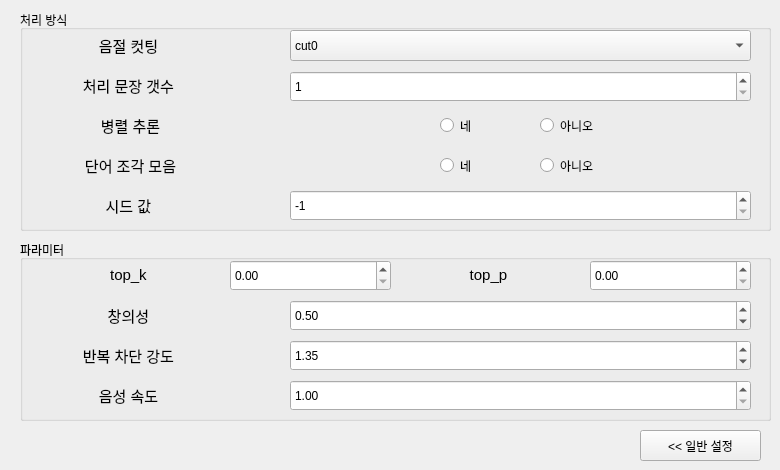
         <widget class="QWidget" name="page_4">
          <widget class="QGroupBox" name="LLMOutputInGroupBox_7">
           <property name="geometry">
            <rect>
             <x>20</x>
             <y>240</y>
             <width>751</width>
             <height>181</height>
            </rect>
           </property>
           <property name="title">
            <string>파라미터</string>
           </property>
           <widget class="QLabel" name="TopKLabel">
            <property name="geometry">
             <rect>
              <x>10</x>
              <y>20</y>
              <width>201</width>
              <height>31</height>
             </rect>
            </property>
            <property name="toolTip">
             <string>낮을수록 예측 가능한 결과가 나옵니다.</string>
            </property>
            <property name="whatsThis">
             <string/>
            </property>
            <property name="text">
             <string>&lt;html&gt;&lt;head/&gt;&lt;body&gt;&lt;p align=&quot;center&quot;&gt;&lt;span style=&quot; font-size:11pt;&quot;&gt;top_k 
&lt;/span&gt;&lt;/p&gt;&lt;/body&gt;&lt;/html&gt;</string>
            </property>
           </widget>
           <widget class="QLabel" name="TopPLabel">
            <property name="geometry">
             <rect>
              <x>370</x>
              <y>20</y>
              <width>201</width>
              <height>31</height>
             </rect>
            </property>
            <property name="toolTip">
             <string>1에 가까울수록 다양성이 높아집니다.</string>
            </property>
            <property name="whatsThis">
             <string/>
            </property>
            <property name="text">
             <string>&lt;html&gt;&lt;head/&gt;&lt;body&gt;&lt;p align=&quot;center&quot;&gt;&lt;span style=&quot; font-size:11pt;&quot;&gt;top_p
&lt;/span&gt;&lt;/p&gt;&lt;/body&gt;&lt;/html&gt;</string>
            </property>
           </widget>
           <widget class="QLabel" name="TemperatureLabel">
            <property name="geometry">
             <rect>
              <x>10</x>
              <y>60</y>
              <width>201</width>
              <height>31</height>
             </rect>
            </property>
            <property name="toolTip">
             <string>출력의 무작위성을 조절합니다. 1보다 높으면 더 무작위적이고 창의적인 결과가, 1보다 낮으면 더 결정론적이고 일관된 결과가 나옵니다.</string>
            </property>
            <property name="whatsThis">
             <string/>
            </property>
            <property name="text">
             <string>&lt;html&gt;&lt;head/&gt;&lt;body&gt;&lt;p align=&quot;center&quot;&gt;&lt;span style=&quot; font-size:11pt;&quot;&gt;창의성
&lt;/span&gt;&lt;/p&gt;&lt;/body&gt;&lt;/html&gt;</string>
            </property>
           </widget>
           <widget class="QLabel" name="RepetitionPenaltyLabel">
            <property name="geometry">
             <rect>
              <x>10</x>
              <y>100</y>
              <width>201</width>
              <height>31</height>
             </rect>
            </property>
            <property name="toolTip">
             <string>T2S(Text-to-Semantic) 모델에서 동일한 단어나 구문이 반복되는 것을 방지하기 위한 패널티 값입니다. 1.0보다 큰 값을 사용합니다.</string>
            </property>
            <property name="whatsThis">
             <string/>
            </property>
            <property name="text">
             <string>&lt;html&gt;&lt;head/&gt;&lt;body&gt;&lt;p align=&quot;center&quot;&gt;&lt;span style=&quot; font-size:11pt;&quot;&gt;반복 차단 강도
&lt;/span&gt;&lt;/p&gt;&lt;/body&gt;&lt;/html&gt;</string>
            </property>
           </widget>
           <widget class="QLabel" name="SpeedFactorLabel">
            <property name="geometry">
             <rect>
              <x>10</x>
              <y>140</y>
              <width>201</width>
              <height>31</height>
             </rect>
            </property>
            <property name="toolTip">
             <string>합성될 오디오의 속도를 조절합니다. 1.0이 기본값이며, 1.0보다 크면 빨라지고 작으면 느려집니다.</string>
            </property>
            <property name="whatsThis">
             <string/>
            </property>
            <property name="text">
             <string>&lt;html&gt;&lt;head/&gt;&lt;body&gt;&lt;p align=&quot;center&quot;&gt;&lt;span style=&quot; font-size:11pt;&quot;&gt;음성 속도
&lt;/span&gt;&lt;/p&gt;&lt;/body&gt;&lt;/html&gt;</string>
            </property>
           </widget>
           <widget class="QDoubleSpinBox" name="TopKSpinBox">
            <property name="geometry">
             <rect>
              <x>210</x>
              <y>20</y>
              <width>161</width>
              <height>31</height>
             </rect>
            </property>
            <property name="singleStep">
             <double>0.010000000000000</double>
            </property>
           </widget>
           <widget class="QDoubleSpinBox" name="TopPSpinBox">
            <property name="geometry">
             <rect>
              <x>570</x>
              <y>20</y>
              <width>161</width>
              <height>31</height>
             </rect>
            </property>
            <property name="singleStep">
             <double>0.010000000000000</double>
            </property>
           </widget>
           <widget class="QDoubleSpinBox" name="TemperatureSpinBox">
            <property name="geometry">
             <rect>
              <x>270</x>
              <y>60</y>
              <width>461</width>
              <height>31</height>
             </rect>
            </property>
            <property name="singleStep">
             <double>0.100000000000000</double>
            </property>
            <property name="value">
             <double>0.500000000000000</double>
            </property>
           </widget>
           <widget class="QDoubleSpinBox" name="RepetitionPenaltySpinBox">
            <property name="geometry">
             <rect>
              <x>270</x>
              <y>100</y>
              <width>461</width>
              <height>31</height>
             </rect>
            </property>
            <property name="minimum">
             <double>1.000000000000000</double>
            </property>
            <property name="singleStep">
             <double>0.010000000000000</double>
            </property>
            <property name="value">
             <double>1.350000000000000</double>
            </property>
           </widget>
           <widget class="QDoubleSpinBox" name="SpeedFactorSpinBox">
            <property name="geometry">
             <rect>
              <x>270</x>
              <y>140</y>
              <width>461</width>
              <height>31</height>
             </rect>
            </property>
            <property name="minimum">
             <double>1.000000000000000</double>
            </property>
            <property name="singleStep">
             <double>0.100000000000000</double>
            </property>
            <property name="value">
             <double>1.000000000000000</double>
            </property>
           </widget>
          </widget>
          <widget class="QGroupBox" name="LLMOutputInGroupBox_5">
           <property name="geometry">
            <rect>
             <x>20</x>
             <y>10</y>
             <width>751</width>
             <height>221</height>
            </rect>
           </property>
           <property name="title">
            <string>처리 방식</string>
           </property>
           <widget class="QLabel" name="TextSplitMethodLabel">
            <property name="geometry">
             <rect>
              <x>10</x>
              <y>20</y>
              <width>201</width>
              <height>31</height>
             </rect>
            </property>
            <property name="toolTip">
             <string>긴 텍스트를 어떻게 나눌지 결정하는 방법입니다.</string>
            </property>
            <property name="whatsThis">
             <string/>
            </property>
            <property name="text">
             <string>&lt;html&gt;&lt;head/&gt;&lt;body&gt;&lt;p align=&quot;center&quot;&gt;&lt;span style=&quot; font-size:11pt;&quot;&gt;음절 컷팅
&lt;/span&gt;&lt;/p&gt;&lt;/body&gt;&lt;/html&gt;</string>
            </property>
           </widget>
           <widget class="QComboBox" name="TextSplitMethodComboBox">
            <property name="geometry">
             <rect>
              <x>270</x>
              <y>20</y>
              <width>461</width>
              <height>31</height>
             </rect>
            </property>
            <property name="toolTip">
             <string>기본값은 auto_cut 입니다.</string>
            </property>
            <property name="whatsThis">
             <string/>
            </property>
            <item>
             <property name="text">
              <string>cut0</string>
             </property>
            </item>
            <item>
             <property name="text">
              <string>cut1</string>
             </property>
            </item>
            <item>
             <property name="text">
              <string>cut2</string>
             </property>
            </item>
            <item>
             <property name="text">
              <string>cut3</string>
             </property>
            </item>
            <item>
             <property name="text">
              <string>cut4</string>
             </property>
            </item>
            <item>
             <property name="text">
              <string>cut5</string>
             </property>
            </item>
           </widget>
           <widget class="QLabel" name="BatchSizeLabel">
            <property name="geometry">
             <rect>
              <x>10</x>
              <y>60</y>
              <width>201</width>
              <height>31</height>
             </rect>
            </property>
            <property name="toolTip">
             <string>추론 시 한 번에 처리할 텍스트 조각의 수입니다.</string>
            </property>
            <property name="whatsThis">
             <string/>
            </property>
            <property name="text">
             <string>&lt;html&gt;&lt;head/&gt;&lt;body&gt;&lt;p align=&quot;center&quot;&gt;&lt;span style=&quot; font-size:11pt;&quot;&gt;처리 문장 갯수
&lt;/span&gt;&lt;/p&gt;&lt;/body&gt;&lt;/html&gt;</string>
            </property>
           </widget>
           <widget class="QWidget" name="ParallelInferWidget" native="true">
            <property name="geometry">
             <rect>
              <x>270</x>
              <y>100</y>
              <width>461</width>
              <height>31</height>
             </rect>
            </property>
            <widget class="QRadioButton" name="ParallelInferRadioButtonNo">
             <property name="geometry">
              <rect>
               <x>250</x>
               <y>0</y>
               <width>81</width>
               <height>31</height>
              </rect>
             </property>
             <property name="text">
              <string>아니오</string>
             </property>
             <property name="checkable">
              <bool>true</bool>
             </property>
             <property name="checked">
              <bool>false</bool>
             </property>
            </widget>
            <widget class="QRadioButton" name="ParallelInferRadioButtonYes">
             <property name="geometry">
              <rect>
               <x>150</x>
               <y>0</y>
               <width>71</width>
               <height>31</height>
              </rect>
             </property>
             <property name="text">
              <string>네</string>
             </property>
            </widget>
           </widget>
           <widget class="QLabel" name="ParallelInferLabel">
            <property name="geometry">
             <rect>
              <x>30</x>
              <y>100</y>
              <width>161</width>
              <height>31</height>
             </rect>
            </property>
            <property name="toolTip">
             <string>멀티코어 시스템에서 처리 속도가 빨라질 수 있습니다.</string>
            </property>
            <property name="text">
             <string>&lt;html&gt;&lt;head/&gt;&lt;body&gt;&lt;p align=&quot;center&quot;&gt;&lt;span style=&quot; font-size:11pt;&quot;&gt;병렬 추론&lt;/span&gt;&lt;/p&gt;&lt;/body&gt;&lt;/html&gt;</string>
            </property>
           </widget>
           <widget class="QLabel" name="SplitBucketLabel">
            <property name="geometry">
             <rect>
              <x>30</x>
              <y>140</y>
              <width>161</width>
              <height>31</height>
             </rect>
            </property>
            <property name="toolTip">
             <string>비슷한 길이의 텍스트 조각들을 그룹화(버킷)하여 처리 효율을 높일지 여부입니다.</string>
            </property>
            <property name="text">
             <string>&lt;html&gt;&lt;head/&gt;&lt;body&gt;&lt;p align=&quot;center&quot;&gt;&lt;span style=&quot; font-size:11pt;&quot;&gt;단어 조각 
모음&lt;/span&gt;&lt;/p&gt;&lt;/body&gt;&lt;/html&gt;</string>
            </property>
           </widget>
           <widget class="QWidget" name="MipMapWidget_4" native="true">
            <property name="geometry">
             <rect>
              <x>270</x>
              <y>140</y>
              <width>461</width>
              <height>31</height>
             </rect>
            </property>
            <widget class="QRadioButton" name="SplitBucketRadioButtonNo">
             <property name="geometry">
              <rect>
               <x>250</x>
               <y>0</y>
               <width>81</width>
               <height>31</height>
              </rect>
             </property>
             <property name="text">
              <string>아니오</string>
             </property>
             <property name="checkable">
              <bool>true</bool>
             </property>
             <property name="checked">
              <bool>false</bool>
             </property>
            </widget>
            <widget class="QRadioButton" name="SplitBucketRadioButtonYes">
             <property name="geometry">
              <rect>
               <x>150</x>
               <y>0</y>
               <width>71</width>
               <height>31</height>
              </rect>
             </property>
             <property name="text">
              <string>네</string>
             </property>
            </widget>
           </widget>
           <widget class="QLabel" name="SeedLabel">
            <property name="geometry">
             <rect>
              <x>10</x>
              <y>180</y>
              <width>201</width>
              <height>31</height>
             </rect>
            </property>
            <property name="toolTip">
             <string>재현성을 위한 랜덤 시드 값입니다. 같은 시드 값을 사용하면 동일한 결과를 얻을 수 있습니다. -1은 무작위 시드를 의미합니다.</string>
            </property>
            <property name="whatsThis">
             <string/>
            </property>
            <property name="text">
             <string>&lt;html&gt;&lt;head/&gt;&lt;body&gt;&lt;p align=&quot;center&quot;&gt;&lt;span style=&quot; font-size:11pt;&quot;&gt;시드 값
&lt;/span&gt;&lt;/p&gt;&lt;/body&gt;&lt;/html&gt;</string>
            </property>
           </widget>
           <widget class="QSpinBox" name="BatchSizeSpinBox">
            <property name="geometry">
             <rect>
              <x>270</x>
              <y>61</y>
              <width>461</width>
              <height>31</height>
             </rect>
            </property>
            <property name="minimum">
             <number>1</number>
            </property>
           </widget>
           <widget class="QSpinBox" name="SeedSpinBox">
            <property name="geometry">
             <rect>
              <x>270</x>
              <y>180</y>
              <width>461</width>
              <height>31</height>
             </rect>
            </property>
            <property name="minimum">
             <number>-1</number>
            </property>
            <property name="value">
             <number>-1</number>
            </property>
           </widget>
          </widget>
          <widget class="QPushButton" name="TTSGeneralButton">
           <property name="geometry">
            <rect>
             <x>640</x>
             <y>430</y>
             <width>121</width>
             <height>31</height>
            </rect>
           </property>
           <property name="toolTip">
            <string/>
           </property>
           <property name="text">
            <string>&lt;&lt; 일반 설정</string>
           </property>
          </widget>
         </widget>
